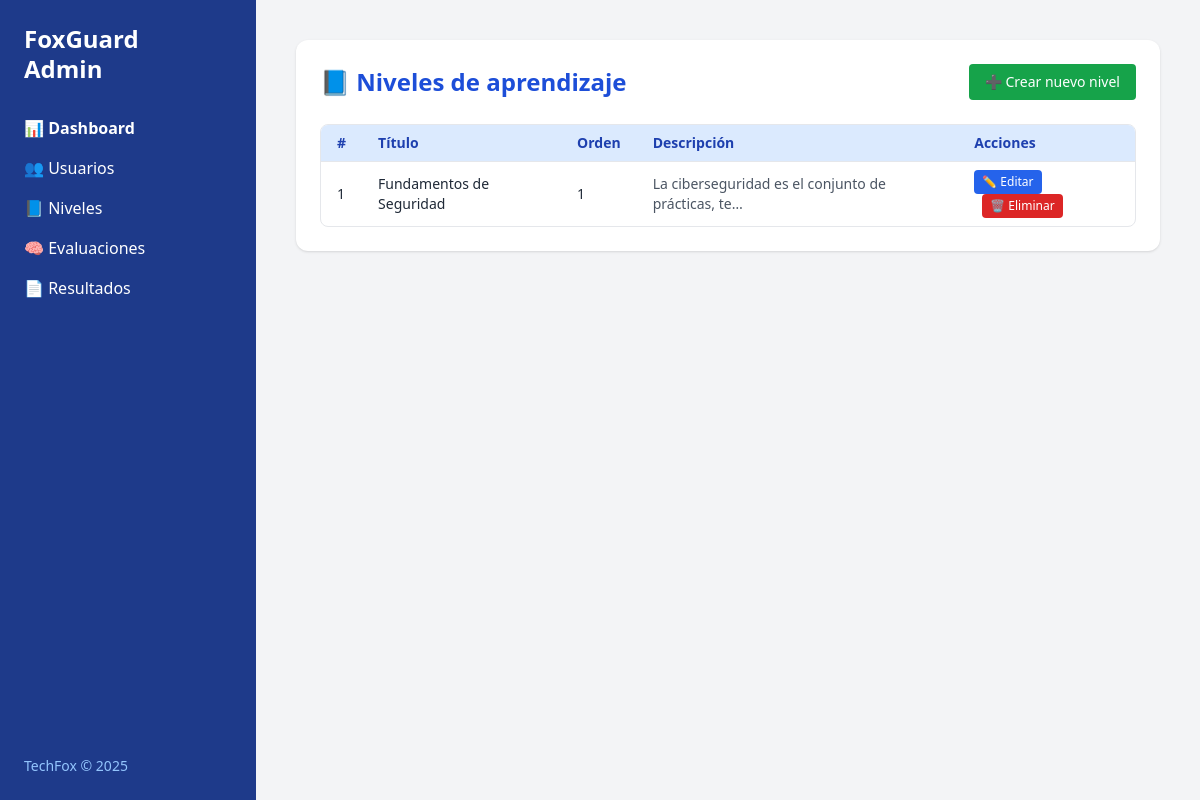
Screenshot of /admin-panel/levels/ (signed in) with the database file from the repository.
### core/models.py (models this page shows, shortened)
class Nivel(models.Model):
    titulo = models.CharField(max_length=100)
    descripcion = models.TextField()
    orden = models.PositiveIntegerField(unique=True)
    desbloqueado_por = models.ForeignKey('self', null=True, blank=True, on_delete=models.SET_NULL)

### core/views.py (the view)
# urls.py: path('admin-panel/levels/', views.admin_levels_list, name='admin_levels'),
@login_required
@user_passes_test(es_admin)
def admin_levels_list(request):
    niveles = Nivel.objects.order_by('orden')
    return render(request, 'core/admin/levels.html', {'niveles': niveles})

### core/views.py (called while the page is built)
def es_admin(user):
    return user.is_authenticated and user.is_admin

### core/templates/core/admin/levels.html (shortened to what this page needs)
{% load static %}
<!DOCTYPE html>
<html lang="es">
<head>
  <script src="https://cdn.tailwindcss.com"></script>
</head>
<body class="bg-gray-100 text-gray-800">
<div class="flex h-screen overflow-hidden">
  <aside class="w-64 bg-blue-900 text-white flex flex-col justify-between">
    <div class="p-6">
      <h1 class="text-2xl font-bold mb-8 leading-tight">FoxGuard<br>Admin</h1>
        <nav class="space-y-4 text-base">
          <a href="{% url 'admin_panel' %}" class="block text-white font-semibold">📊 Dashboard</a>
          <a href="{% url 'admin_users' %}" class="block hover:text-blue-200">👥 Usuarios</a>
          <a href="{% url 'admin_levels' %}" class="block hover:text-blue-200">📘 Niveles</a>
          <a href="#" class="block hover:text-blue-200">🧠 Evaluaciones</a>
          <a href="{% url 'admin_evaluation_results' %}" class="block hover:text-blue-200">📄 Resultados</a>
        </nav>
    </div>
    <footer class="p-6 text-sm text-blue-300">TechFox © 2025</footer>
  </aside>
  <main class="flex-1 p-10 overflow-auto space-y-6">
    <section class="bg-white rounded-xl shadow p-6">
      <div class="flex justify-between items-center mb-6">
        <h2 class="text-2xl font-semibold text-blue-700">📘 Niveles de aprendizaje</h2>
        <a href="{% url 'admin_level_create' %}" class="bg-green-600 text-white px-4 py-2 rounded hover:bg-green-700 text-sm">➕ Crear nuevo nivel</a>
      </div>
      <div class="overflow-auto border border-gray-200 rounded-lg">
        <table class="w-full divide-y divide-gray-200 text-sm">
          <thead class="bg-blue-100 text-blue-800">
            <tr>
              <th class="px-4 py-2 text-left">#</th>
              <th class="px-4 py-2 text-left">Título</th>
              <th class="px-4 py-2 text-left">Orden</th>
              <th class="px-4 py-2 text-left">Descripción</th>
              <th class="px-4 py-2 text-left">Acciones</th>
            </tr>
          </thead>
          <tbody class="divide-y divide-gray-100">
            {% for nivel in niveles %}
            <tr>
              <td class="px-4 py-2">{{ forloop.counter }}</td>
              <td class="px-4 py-2 font-medium">{{ nivel.titulo }}</td>
              <td class="px-4 py-2">{{ nivel.orden }}</td>
              <td class="px-4 py-2 text-gray-600">{{ nivel.descripcion|truncatechars:50 }}</td>
              <td class="px-4 py-2 space-x-2">
                <a href="{% url 'admin_level_edit' nivel.id %}" class="inline-block px-2 py-1 bg-blue-600 text-white rounded hover:bg-blue-700 text-xs">✏️ Editar</a>
                <a href="{% url 'admin_level_delete' nivel.id %}" onclick="return confirm('¿Eliminar nivel?')" class="inline-block px-2 py-1 bg-red-600 text-white rounded hover:bg-red-700 text-xs">🗑️ Eliminar</a>
              </td>
            </tr>
            {% empty %}
            <tr>
              <td colspan="5" class="text-center py-6 text-gray-400">No hay niveles creados aún.</td>
            </tr>
            {% endfor %}
          </tbody>
        </table>
      </div>
    </section>
  </main>
</div>
</body>
</html>

### rows the page displays
Nivel: titulo "Fundamentos de Seguridad", orden "1", descripcion "La ciberseguridad es el conjunto de prácticas, te…"
